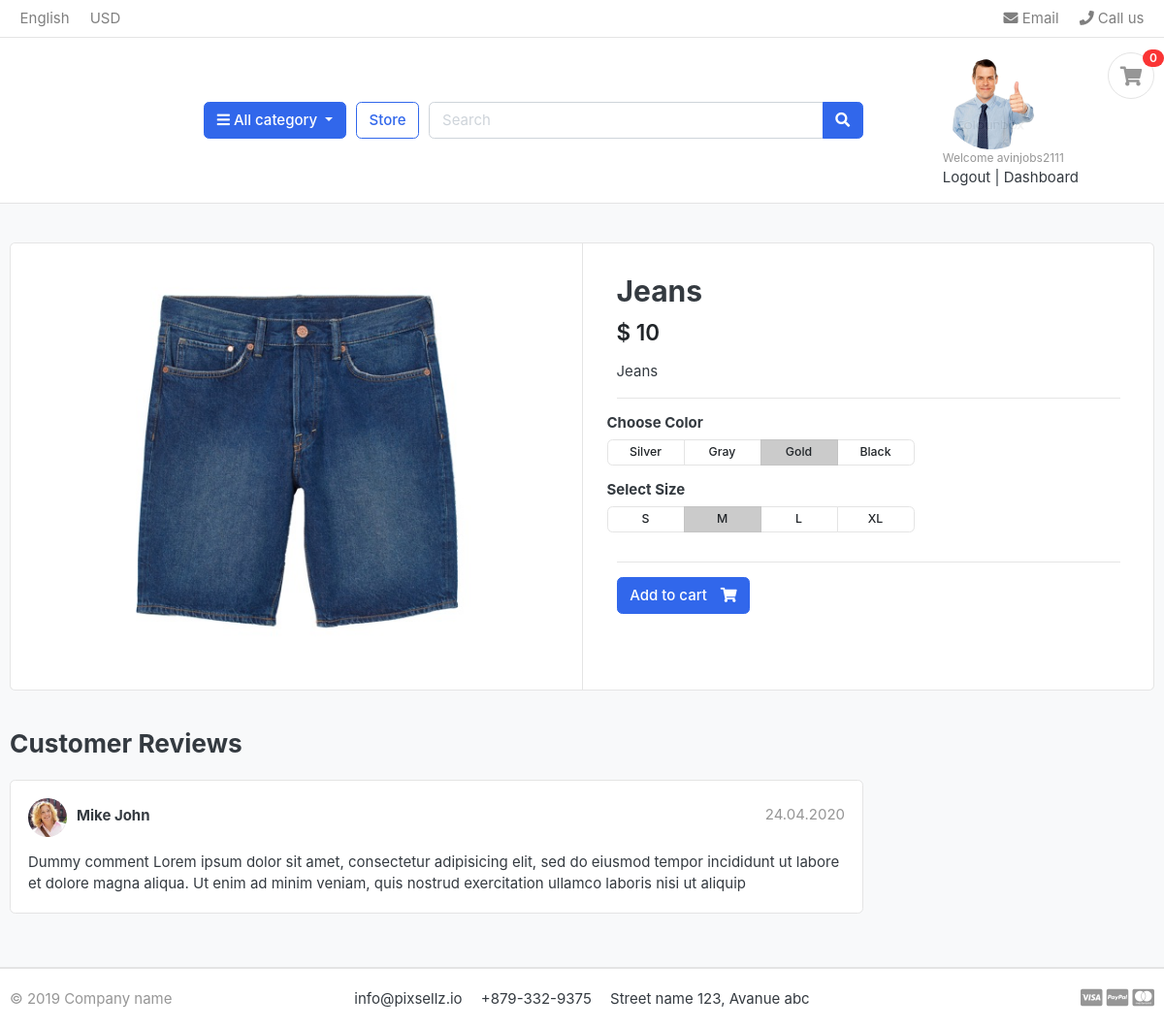
The page /store/category/Jeans/Jeans (signed in) on the database its author committed.
### accounts/models.py (models this page shows, shortened)
class UserProfile(models.Model):
    user = models.OneToOneField(User, on_delete=models.CASCADE)
    address_line_1 = models.TextField(max_length=500,blank=True)
    address_line_2 = models.TextField(max_length=500,blank=True)
    profile_picture = models.ImageField(upload_to="userprofile",blank=True,null=True)
    city = models.CharField(max_length = 20)
    state = models.CharField(max_length = 20)
    country = models.CharField(max_length = 20)
    zipcode = models.IntegerField(max_length = 10,null=True)
    phoneno = models.IntegerField(max_length=10,null=True)

### store/models.py (models this page shows, shortened)
class Product(models.Model):
    product_name = models.CharField(max_length=200,unique=True,blank=False)
    slug = models.SlugField(max_length=100,unique=True)
    description = models.TextField(max_length=500,blank=True)
    price = models.IntegerField()
    images = models.ImageField()
    stock = models.IntegerField()
    category = models.ForeignKey(category, on_delete = models.CASCADE)
    created_date = models.DateField(auto_now_add=True)
    modified_date = models.DateField(auto_now_add = True)
    is_available = models.BooleanField(default = True)

### store/views.py (the view)
# urls.py: path('category/<slug:category_url>/<slug:product_url>', views.product_detail,name="product_detail"),
def product_detail(request,category_url,product_url):
    try:
        single_product = Product.objects.get(category__slug=category_url,slug=product_url)
    except:
        pass
    context = {
        'single_product':single_product
    }
    return render(request,'product_detail.html',context)

### carts/context_processors.py (called while the page is built)
def cartCounter(request,custom_cart=None):
    cart_count = 0
    try:
        custom_cart = Cart.objects.get(cart_id = cart_id(request))
        if request.user.is_authenticated:
            cart_items = CartItem.objects.filter(user=request.user,is_active=True)
            cart_count = cart_items.count()
        else:
            cart_items = CartItem.objects.all().filter(cart=custom_cart)
            cart_count = cart_items.count()
    except:
        cart_count=0
    return dict(count = cart_count)

### carts/views.py (called while the page is built)
def cart_id(request):
    cartId = request.session.session_key
    if not cartId:
        cartId = request.session.create()
    return  cartId

### category/context_processors.py (called while the page is built)
def menu_links(request):
   links = category.objects.all()
   return dict(links=links)

### templates/product_detail.html
{% extends 'base.html' %}
{% load static %}
{% block mainContent %}
<section class="section-content padding-y bg">
    <div class="container">
    <div class="card">
        <div class="row no-gutters">
            <aside class="col-md-6">
    <article class="gallery-wrap">
        <div class="img-big-wrap">
           <a href="#"><img src="{{ single_product.images.url }}"></a>
        </div>
    </article>
            </aside>
            <main class="col-md-6 border-left">
    <article class="content-body">
    <h2 class="title">{{ single_product.product_name }}</h2>
    <div class="mb-3">
        <var class="price h4"> $ {{ single_product.price }}</var>
    </div>
    <p>{{ single_product.description }}</p>
    <hr>
        <div class="row">
            <div class="item-option-select">
                <h6>Choose Color</h6>
                <div class="btn-group btn-group-sm btn-group-toggle" data-toggle="buttons">
                  <label class="btn btn-light">
                    <input type="radio" name="radio_color"> Silver
                  </label>
                  <label class="btn btn-light">
                    <input type="radio" name="radio_color" > Gray
                  </label>
                  <label class="btn btn-light active">
                    <input type="radio" name="radio_color checked"> Gold
                  </label>
                  <label class="btn btn-light">
                    <input type="radio" name="radio_color"> Black
                  </label>
                </div>
            </div>
        </div>
        <div class="row">
            <div class="item-option-select">
                <h6>Select Size</h6>
                <div class="btn-group btn-group-sm btn-group-toggle" data-toggle="buttons">
                  <label class="btn btn-light">
                    <input type="radio" name="radio_color"> S
                  </label>
                  <label class="btn btn-light active">
                    <input type="radio" name="radio_color" checked> M
                  </label>
                  <label class="btn btn-light">
                    <input type="radio" name="radio_color"> L
                  </label>
                  <label class="btn btn-light">
                    <input type="radio" name="radio_color"> XL
                  </label>
                </div>
            </div>
        </div>
        <hr>
        <a href="{% url 'addcart' single_product.id %}" class="btn  btn-primary"> <span class="text">Add to cart</span> <i class="fas fa-shopping-cart"></i>  </a>
    </article>
            </main>
        </div>
    </div>
    <br>
    <div class="row">
                <div class="col-md-9">
        <header class="section-heading">
            <h3>Customer Reviews </h3>
        </header>
        <article class="box mb-3">
            <div class="icontext w-100">
                <img src="{% static './images/avatars/avatar1.jpg' %}" class="img-xs icon rounded-circle">
                <div class="text">
                    <span class="date text-muted float-md-right">24.04.2020 </span>
                    <h6 class="mb-1">Mike John </h6>
                </div>
            </div>
            <div class="mt-3">
                <p>
                    Dummy comment Lorem ipsum dolor sit amet, consectetur adipisicing elit, sed do eiusmod
                    tempor incididunt ut labore et dolore magna aliqua. Ut enim ad minim veniam,
                    quis nostrud exercitation ullamco laboris nisi ut aliquip
                </p>
            </div>
        </article>
        </div>
    </div>
    </div>
    </section>
{% endblock %}

### templates/includes/header.html (shortened to what this page needs)
<header class="section-header">
    <nav class="navbar p-md-0 navbar-expand-sm navbar-light border-bottom">
    <div class="container">
      <div class="collapse navbar-collapse" id="navbarTop4">
        <ul class="navbar-nav mr-auto">
            <li class="nav-item dropdown">
                 <a href="#" class="nav-link">   English </a>
            </li>
            <li class="nav-item dropdown">
                <a href="#" class="nav-link"> USD </a>
            </li>
        </ul>
        <ul class="navbar-nav">
            <li><a href="#" class="nav-link"> <i class="fa fa-envelope"></i> Email </a></li>
            <li><a href="#" class="nav-link"> <i class="fa fa-phone"></i> Call us </a></li>
        </ul>
      </div>
    </div>
    </nav>
    <section class="header-main border-bottom">
        <div class="container">
    <div class="row align-items-center">
        <div class="col-lg col-sm col-md col-6 flex-grow-0">
            <div class="category-wrap dropdown d-inline-block float-right">
                <button type="button" class="btn btn-primary dropdown-toggle" data-toggle="dropdown">
                    <i class="fa fa-bars"></i> All category
                </button>
            </div>
        </div>
        <a href="{% url 'store' %}" class="btn btn-outline-primary">Store</a>
        <div class="col-lg  col-md-6 col-sm-12 col">
            <form action="{% url 'search' %}" class="search" >
                <div class="input-group w-100">
                    <input type="text" class="form-control" name="keyword" style="width:60%;" placeholder="Search">
                    <div class="input-group-append">
                      <button class="btn btn-primary" type="submit">
                        <i class="fa fa-search"></i>
                      </button>
                    </div>
                </div>
            </form>
        </div>
        <div class="col-lg-3 col-sm-6 col-8 order-2 order-lg-3">
                    <div class="d-flex justify-content-end mb-3 mb-lg-0">
                        <div class="widget-header">
                            <div>
                                {% if user.id is not None %}
                                <img src="{{ user.userprofile.profile_picture.url }}" width ="100" height="100" style="border-radius:50%">
                                <small class="title text-muted">Welcome {{ user.username }}</small>
                                <a href="{% url 'logout' %}">Logout</a> <span class="dark-transp"> | </span>
                                <a href="{% url 'dashboard' %}"> Dashboard</a>
                                {% else %}
                                <small class="title text-muted">Welcome guest!</small>
                                <a href="{% url 'login' %}">Sign in</a> <span class="dark-transp"> | </span>
                                <a href="{% url 'registration' %}"> Register</a>
                                {% endif %}
                            </div>
                        </div>
                        <a href="{% url 'cart' %}" class="widget-header pl-3 ml-3">
                            <div class="icon icon-sm rounded-circle border"><i class="fa fa-shopping-cart"></i></div>
                            <span class="badge badge-pill badge-danger notify">{{ count }}</span>
                        </a>
                    </div>
                </div>
    </div>
        </div>
    </section>
    </header>

### DAkart/static/css/ui.css (style rules this page uses)
html { font-family: "Inter", sans-serif; font-size: 15px; }
.content-body { flex: 1 1 auto; padding: 2rem 2.3rem; }
.icon-xs, .icon-sm, .icon-md, .icon-lg { display: inline-block; text-align: center; flex-shrink: 0; flex-grow: 0; }
.icon-sm { width: 48px; height: 48px; line-height: 48px !important; font-size: 20px; }
.img-xs, .img-sm, .img-md, .img-lg { -o-object-fit: cover; object-fit: cover; flex-shrink: 0; flex-grow: 0; }
.img-xs { width: 40px; height: 40px; }
.padding-y { padding-top: 40px; padding-bottom: 40px; }
var { font-style: normal; }
article:after, .form-group:after { display: block; clear: both; content: ""; }
.bg { background-color: #f8f9fa; }
.section-heading { margin-bottom: 20px; margin-top: 15px; }
p:last-child { margin-bottom: 0; }
.header-main { position: relative; padding-top: 1rem; padding-bottom: 1rem; }
.widget-header { display: inline-block; vertical-align: middle; position: relative; }
.widget-header a { color: #343a40; }
.widget-header i { color: #969696; }
.widget-header .title { display: block; }
.widget-header .notify { position: absolute; top: -3px; right: -10px; }
.btn-light { background-color: #fff; border-color: #e4e4e4; }
.btn .text + i { margin-left: 10px; }
.icontext { display: inline-flex; align-items: center; vertical-align: middle; }
.icontext .text { width: 100%; line-height: 1.2; }
.icontext .icon { position: relative; margin-right: 10px; flex-shrink: 0; flex-grow: 0; }
.notify { position: absolute; top: -4px; right: -10px; display: inline-block; padding: 0.25em 0.6em; font-size: 12px; line-height: 1; text-align: center; border-radius: 3rem; color: #fff; background-color: #fa3434; }
.price { font-weight: 600; color: #212529; }
.box { padding: 18px; background: #fff; border-radius: 0.37rem; border: 1px solid #e4e4e4; }
.box img { max-width: 100%; }
.gallery-wrap .img-big-wrap { margin-bottom: 10px; border-radius: 0.37rem; overflow: hidden; background-color: #fff; }
.gallery-wrap .img-big-wrap a { text-align: center; display: block; }
.gallery-wrap .img-big-wrap img { height: 450px; width: auto; display: inline-block; }
.item-option-select { margin-bottom: 1rem; display: inline-block; margin-right: 15px; }
.item-option-select .btn { min-width: 80px; }

### rows shown on the page
Product: images (picture), product_name "Jeans", price "10", description "Jeans"

### other values the page prints
{{ user.username }} "avinjobs2111"
{{ count }} "0"
